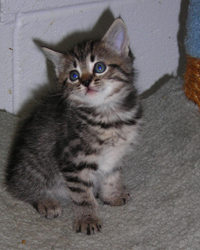
#> input picture image/1073.jpg, 200 x 250 px, found by its file name
$ jupyter execute Apply_histogram_equalization_and_filtering_techniques.ipynb
#> lines starting #> are read from the running program, lines starting #| are printed output that depends on the picture
#Apply histogram equalization and filtering techniques.

[cell 1]
import cv2
import numpy as np
from matplotlib import pyplot as plt

# Load the image
image = cv2.imread('/content/1073.jpg', 0)  # Read the image in grayscale
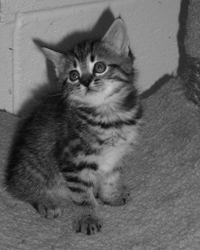
#> image: shape (250, 200); min 8, max 210, mean 99.4

# Apply histogram equalization
equalized_image = cv2.equalizeHist(image)
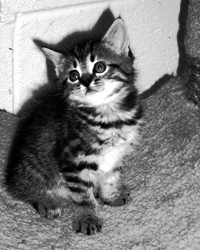
#> equalized_image: shape (250, 200); min 0, max 255, mean 128.5

# Apply filtering techniques (e.g., median filtering)
filtered_image = cv2.medianBlur(equalized_image, 5)  # 5x5 median filter
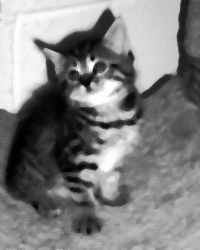
#> filtered_image: shape (250, 200); min 1, max 255, mean 128.4

# Display the original, equalized, and filtered images
plt.figure(figsize=(10, 7))

plt.subplot(1, 3, 1)
plt.imshow(image, cmap='gray')
plt.title('Original Image')

plt.subplot(1, 3, 2)
plt.imshow(equalized_image, cmap='gray')
plt.title('Histogram Equalized Image')

plt.subplot(1, 3, 3)
plt.imshow(filtered_image, cmap='gray')
plt.title('Filtered Image')

plt.show()
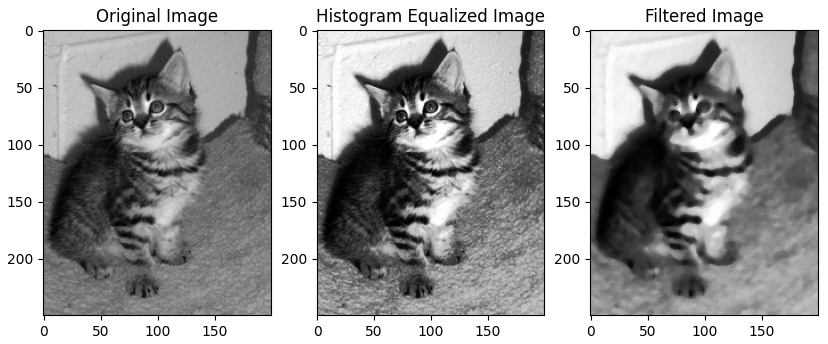
#> figure drawn by matplotlib, 3 panels

$ run again, with image/147.jpg copied over image/1073.jpg
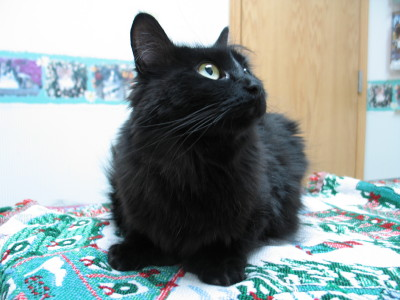
#> input picture image/147.jpg, 400 x 300 px, found by its file name
#> `filtered_image = cv2.medianBlur(equalized_image, 5)`:
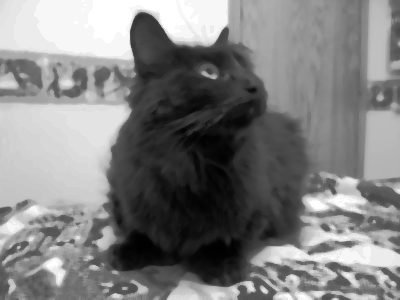
#> filtered_image: shape (300, 400); min 0, max 255, mean 128.2
#> `plt.show()`:
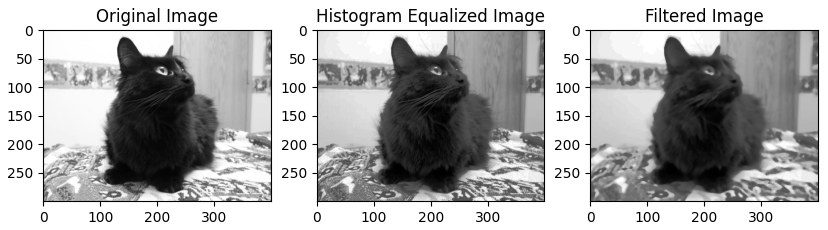
#> figure drawn by matplotlib, 3 panels

$ run again, with image/159.jpg copied over image/1073.jpg
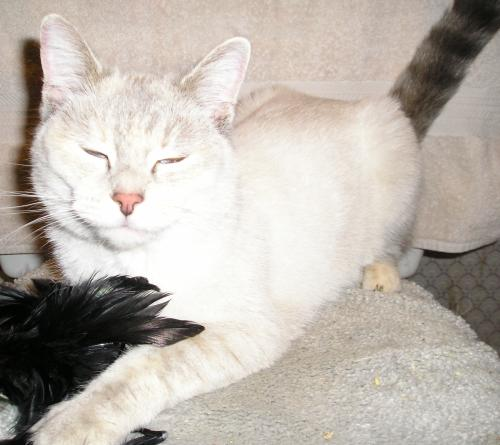
#> input picture image/159.jpg, 500 x 445 px, found by its file name
#> `filtered_image = cv2.medianBlur(equalized_image, 5)`:
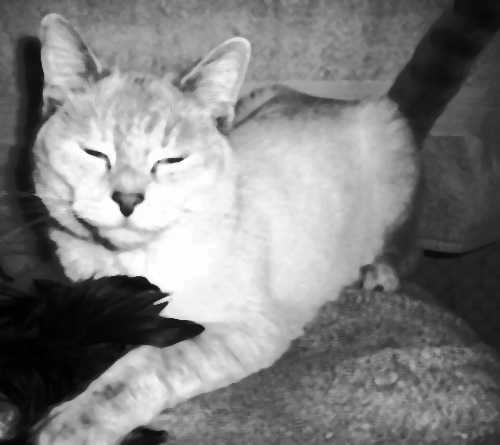
#> filtered_image: shape (445, 500); min 0, max 255, mean 128.3
#> `plt.show()`:
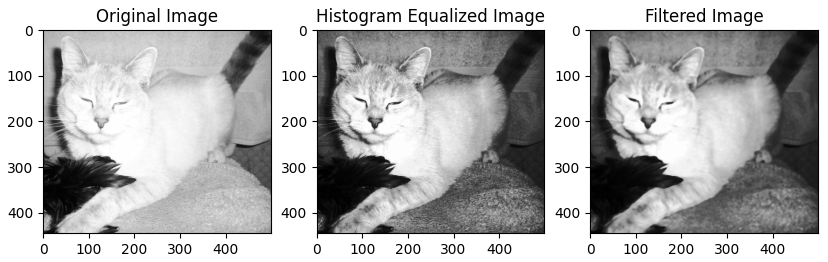
#> figure drawn by matplotlib, 3 panels

$ run again, with image/161.jpg copied over image/1073.jpg
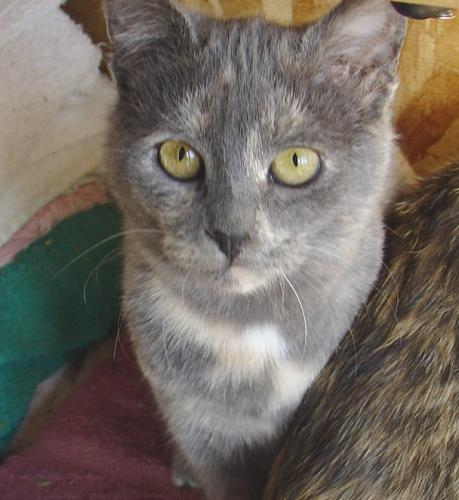
#> input picture image/161.jpg, 459 x 500 px, found by its file name
#> `filtered_image = cv2.medianBlur(equalized_image, 5)`:
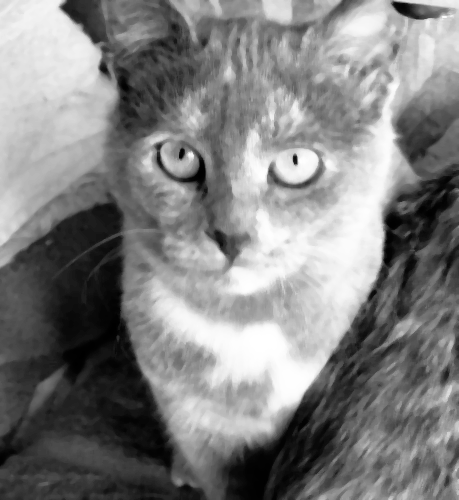
#> filtered_image: shape (500, 459); min 0, max 255, mean 128.4
#> `plt.show()`:
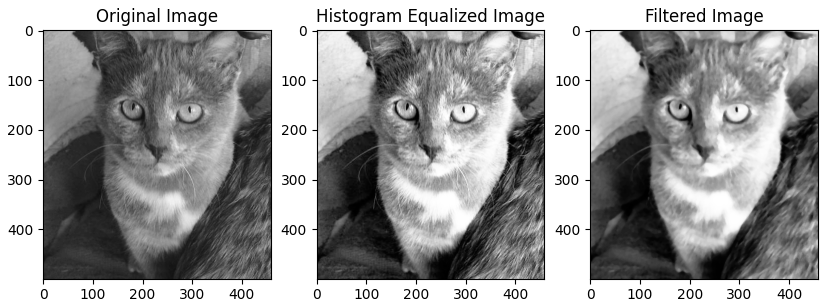
#> figure drawn by matplotlib, 3 panels
